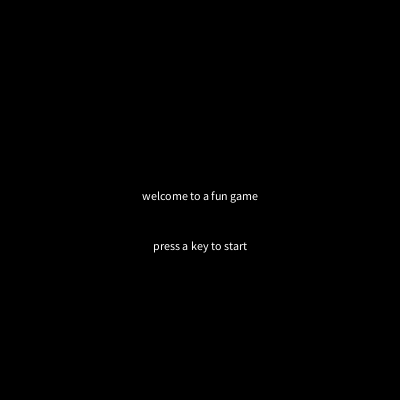
Frame 1 (no input)
Frame 60 (the mouse pressed at the canvas centre just before this capture): identical to frame 1, image omitted
Frame 120 (the mouse held since frame 60 and released just before this capture): identical to frame 1, image omitted

The Processing sketch that drew this single still picture (run headless with seeded random() and noise(); from frame 60 on, the mouse is pressed at the canvas centre):

// Processing sketch: lesson_11_balloonGameTest
// ── lesson_11_balloonGameTest.pde
//Gamestate Structure



//BALLOON GAME
//Game Concept: Balloons float up from the bottom of the screen
//You get a point each time you click on a balloon
//Each time you 'pop' a balloon, the next balloon gets faster
//If the balloon reaches the top, you lose
//Most programs or games exist in different STATES of being
//You can think of a STATE kind of like a SCENE

//We will have three different states; START, GAME, and END
//DECLARE variable to control game states
String gameState = "START";
//declare score and position variables
int score;
float x, y, r, vy;


void setup() {
  size(400, 400);
  //assign initial values
  score = 0;
  x = width/2;
  y = height;
  r = 25;
  vy = -1;
}

void draw() {
  //if statement will control what user sees based on the GAMESTATE VARIABLE
  //Every state needs a TRANSITION that will lead to the next state
  //The TRANSITION could be a CONDITION based on keyPressed, collision, time, score etc...
  if (gameState == "START") {
    drawStart();
  } else if (gameState == "GAME") {
    drawGame();
  } else if (gameState == "END") {
    drawEnd();
  }
}

//define the functions that control game behavior
void drawStart() {
  background(0);
  textAlign(CENTER);
  text("welcome to a fun game", width/2, height/2);
  text("press a key to start", width/2, height/2+50);

  //if mouse if pressed, transition to "GAME" state
  if (keyPressed) {
    gameState = "GAME";
  }
}

void drawGame() {
  background(0);
  text("SCORE: " + score, width/2, 20);

  //increment the position by the velocity
  y += vy;

  //draw balloon at position variables
  circle(x, y, r*2);

  if (mousePressed) {
    //if the mouse was colliding with the balloon
    if (dist(x, y, mouseX, mouseY) < r) {
      //reset the balloons position with random x value
      y = height+r;
      x = random(r, width-r);
      //increment velocity
      vy-=0.5;
      //increment score
      score++;
    }
  }
  
  //If balloon reaches the top of the screen
  if(y < 0-r){
    //transition to "END" state
    gameState = "END";
  }
}

void drawEnd() {
  background(0);
  text("YOU POPPED " + score + " BALLOONS", width/2, height/2);
  
  if(mousePressed){
    gameState = "START";
    resetGame();
  }
}

//This function will assign initial values for all our variables
void resetGame(){
  score = 0;
  x = width/2;
  y = height;
  r = 25;
  vy = -1;
}
